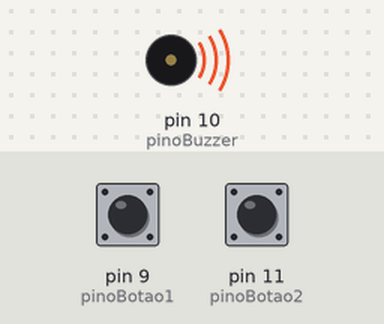
This sketch was run on a simulated Arduino Uno, built with avr-gcc and run on an emulated ATmega328P. Shown: buzzer (waves = sounding). The inputs (shaded band) are chosen by the test bench; at power-on: pin 9 (pinoBotao1) HIGH, pin 11 (pinoBotao2) HIGH.

Above: at 0.5 s.
Timing chart, 0 to 4.6 s (numbered marks = the images above):
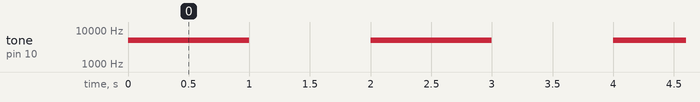

Measured:
- by itself, tone on pin 10 (pinoBuzzer): alternates 5000 Hz for 1.0 s and silent for 1.0 s

The sketch:

3-botao-frequencia.ino
```cpp
int frequencia = 5000;                                   // Declarando e definindo uma variável inicial da frequência.
const int pinoBuzzer = 10;                               // Declarando e definindo um valor constante para a saída digital conectada ao buzzer.
const int pinoBotao1 = 9;                                // Declarando e definindo um valor constante para a saída digital conectada ao primeiro botão.
const int pinoBotao2 = 11;                               // Declarando e definindo um valor constante para a saída digital conectada ao segundo botão.

void setup() {
  pinMode(pinoBuzzer, OUTPUT);                           // Declarando que o buzzer é uma saída.
  pinMode(pinoBotao1, INPUT_PULLUP);                     // Declarando que o botão 1 é uma entrada e habilitando um resistor interno da placa.
  pinMode(pinoBotao2, INPUT_PULLUP);                     // Declarando que o botão 2 é uma entrada e habilitando um resistor interno da placa.
}

void loop() {
  if (digitalRead(pinoBotao1) == LOW) {                  // Se o botão estiver pressionado, a frequência aumenta em 1000Hz.
    frequencia = frequencia + 1000;
  }
  if (digitalRead(pinoBotao2) == LOW) {
    frequencia = frequencia - 1000;
  }

  tone(pinoBuzzer, frequencia);                          // Gera um tom do mesmo valor da variável frequencia.
  delay(1000);                                           // Delay de 1 segundo.
  noTone(pinoBuzzer);                                    // Para a emissão do tom.
  delay(1000);                                           // Delay de 1 segundo.
}
```
